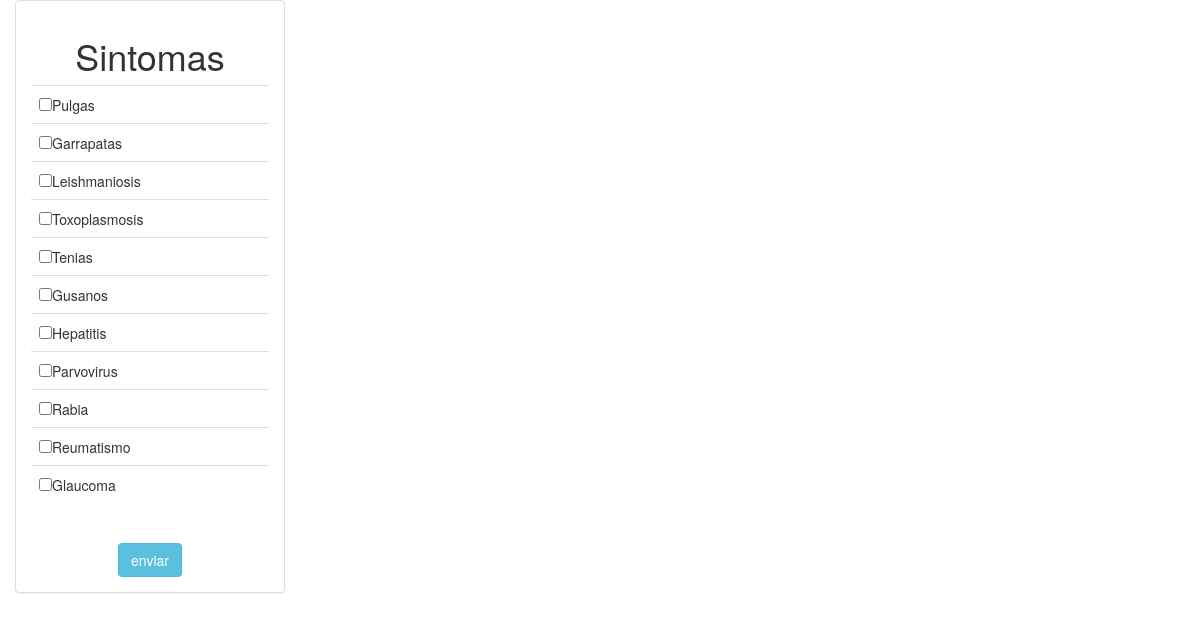
The page / on the database its author committed.
### tables this page shows
CREATE TABLE `tb_sintomas` (
  `id_sintomas` int(10) NOT NULL,
  `sintoma` varchar(30) NOT NULL
);

### www/config.php (called while the page is built, shortened)
<?php
	$servidor="localhost";
	$usuario="root";
	$clave="";
	$bd="bd_proyecto";
 ?>

### www/class/BD.php (the view, shortened to what this page needs)
<?php
include 'Graficos.php';
class BD extends Graficos
	{
		public $conexion;
		function BD ()
			{
				$this->conexion=$this->crear_conexion();
			}
		 function crear_conexion ()
			 {
			 	include('config.php');
			 	return mysqli_connect($servidor,$usuario,$clave,$bd);
			 }
		 function traer_informacion( $nombre_lista, $tabla, $campo_llave_primaria, $campo_a_mostrar,$method,$action )
	{
echo "<center>";
		$sql = "SELECT * FROM  $tabla ";
		$resultado = $this->conexion->query( $sql );
		$salida = "
				   <form action='$action' method='$method'>
					<table class='table table-fixed'>
						<thead>
						 <tr>
						 <center>
						        <h1>Sintomas</h1>
						        </center>
						      </tr>
						</thead>
						<tbody>";
								$contador=0;
							while( $fila = mysqli_fetch_assoc( $resultado ) )
							{
									$contador ++;
								$salida .=
									 "
									 <tr>
									 	<td>
											<input type='checkbox' name='$nombre_lista$contador' value='".$fila[ $campo_llave_primaria ]."'>".$fila[ $campo_a_mostrar ]."
										</td>
									 </tr>";
							}
		$salida .=" </tbody>
					</table>
					<input type='hidden' name='contador' value='".$contador."'>
					<br><center>
					<input class='btn btn-info' type='submit' value='enviar'>
				 </form>";
		return $salida;
	}
	}
 ?>
 <html>
 <head>
 </head>
 <body>
 </body>
 </html>

### www/index.php (shortened to what this page needs)
<!DOCTYPE html>
<html lang="ES">
<head>
	<link rel="stylesheet" type="text/css" href="css/estilo.css">
	<?php
		include 'class/BD.php';
		$nuevo_obj=new BD();
		echo $nuevo_obj->estilos("bootstrap");
	?>
</head>
<body>
	<div class="container-fluid">
		<div class="row">
			<div class="col-xs-12 col-md-3 col-lg-3 ">
				<div class="panel panel-default">
				  <div class="panel-body"  style="max-height: 10;overflow-y: scroll;">
				<?php
					echo $nuevo_obj->traer_informacion("sintoma","tb_sintomas","id_sintomas","sintoma","get","ver.php");
				?>
				  </div>
				 </div>
			</div>
		</div>
	</div>
</body>
</html>

### www/class/Graficos.php (shortened to what this page needs)
<?php
	class Graficos
	{
		function estilos($carpeta=null)
		{
			$salida=" <link rel='stylesheet'  type='text/css' href='$carpeta/css/bootstrap.css'>";
			return $salida;
		}
	}
 ?>

### rows shown on the page
tb_sintomas: sintoma "Pulgas"
tb_sintomas: sintoma "Garrapatas"
tb_sintomas: sintoma "Leishmaniosis"
tb_sintomas: sintoma "Toxoplasmosis"
tb_sintomas: sintoma "Tenias"
tb_sintomas: sintoma "Gusanos"
tb_sintomas: sintoma "Hepatitis"
tb_sintomas: sintoma "Parvovirus"
tb_sintomas: sintoma "Rabia"
tb_sintomas: sintoma "Reumatismo"
tb_sintomas: sintoma "Glaucoma"
